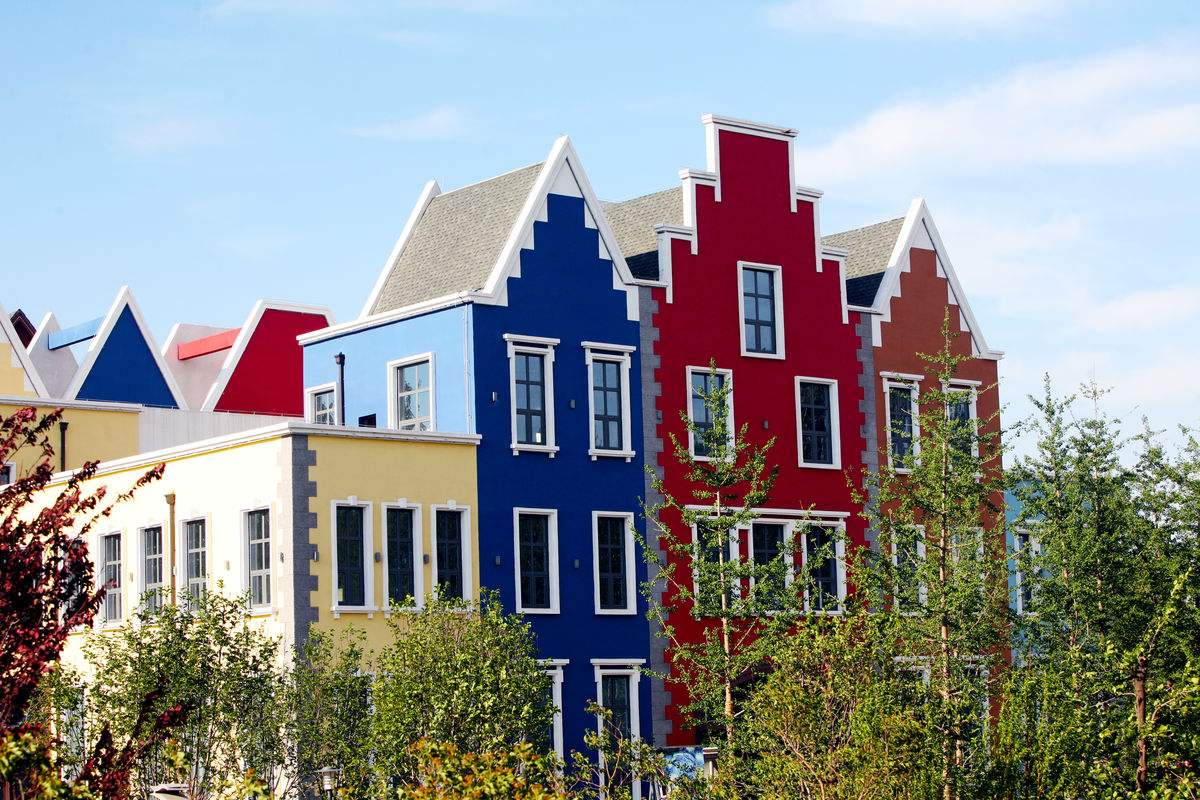
#> input picture opencv/0-Datas/images/test_1.jpg, 1200 x 800 px
$ jupyter execute '图像特征harris和sift.ipynb'
#> lines starting #> are read from the running program, lines starting #| are printed output that depends on the picture; after the words box and inside, x2 and y2 are one past the last pixel; in counts of white or black regions, pixels touching at a corner belong together
[cell 1]
import cv2
import numpy as np

# 图像特征-harris角点检测
<br>

#### 基本原理

#### cv2.cornerHarris()
- img： 数据类型为 ﬂoat32 的入图像
- blockSize： 角点检测中指定区域的大小
- ksize： Sobel求导中使用的窗口大小
- k： 取值参数为 [0,04,0.06]

[cell 2]
img = cv2.imread('../0-Datas/images/test_1.jpg')
#> img is the input picture: shape (800, 1200, 3); mean B, G, R 147.9, 145.9, 142.8
gray = cv2.cvtColor(img, cv2.COLOR_BGR2GRAY)
dst = cv2.cornerHarris(gray, 2, 3, 0.04)
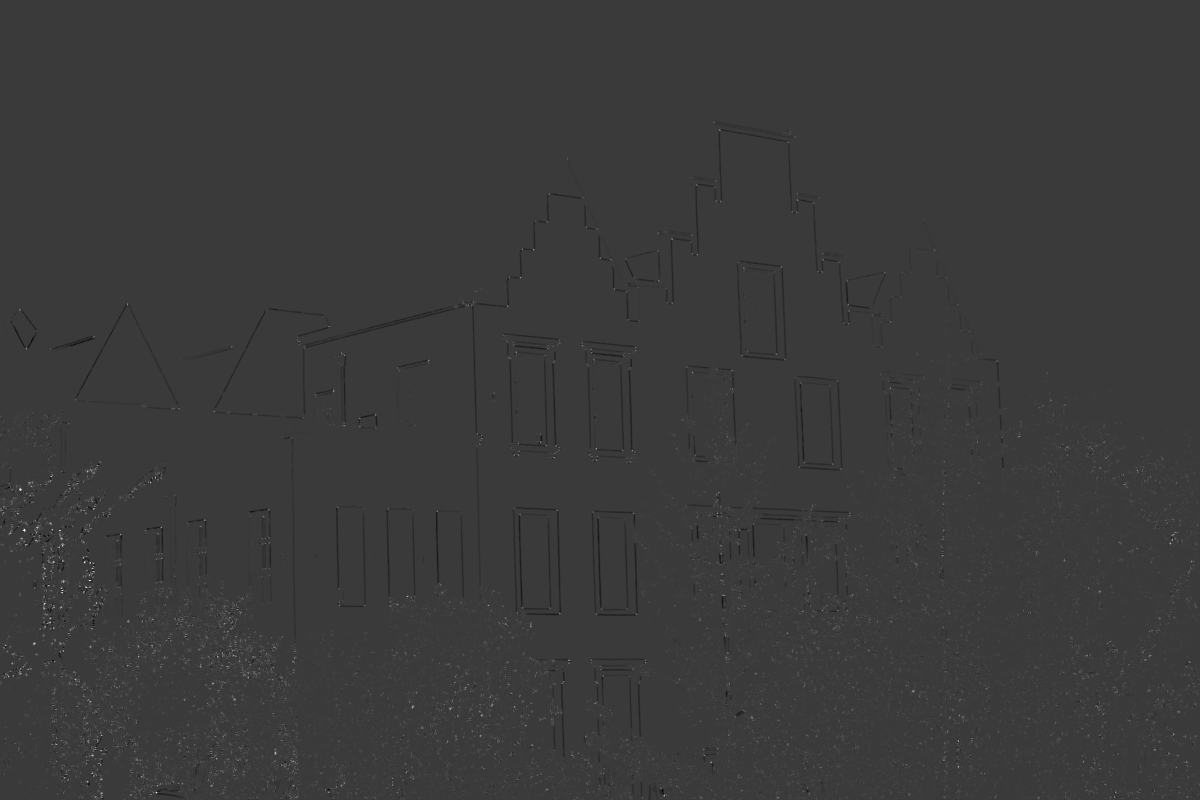
#> dst: shape (800, 1200) float32; min -0.0178, max 0.0596, mean 0.000108; drawn with min black and max white

img[dst>0.01*dst.max()]=[0,0,255]
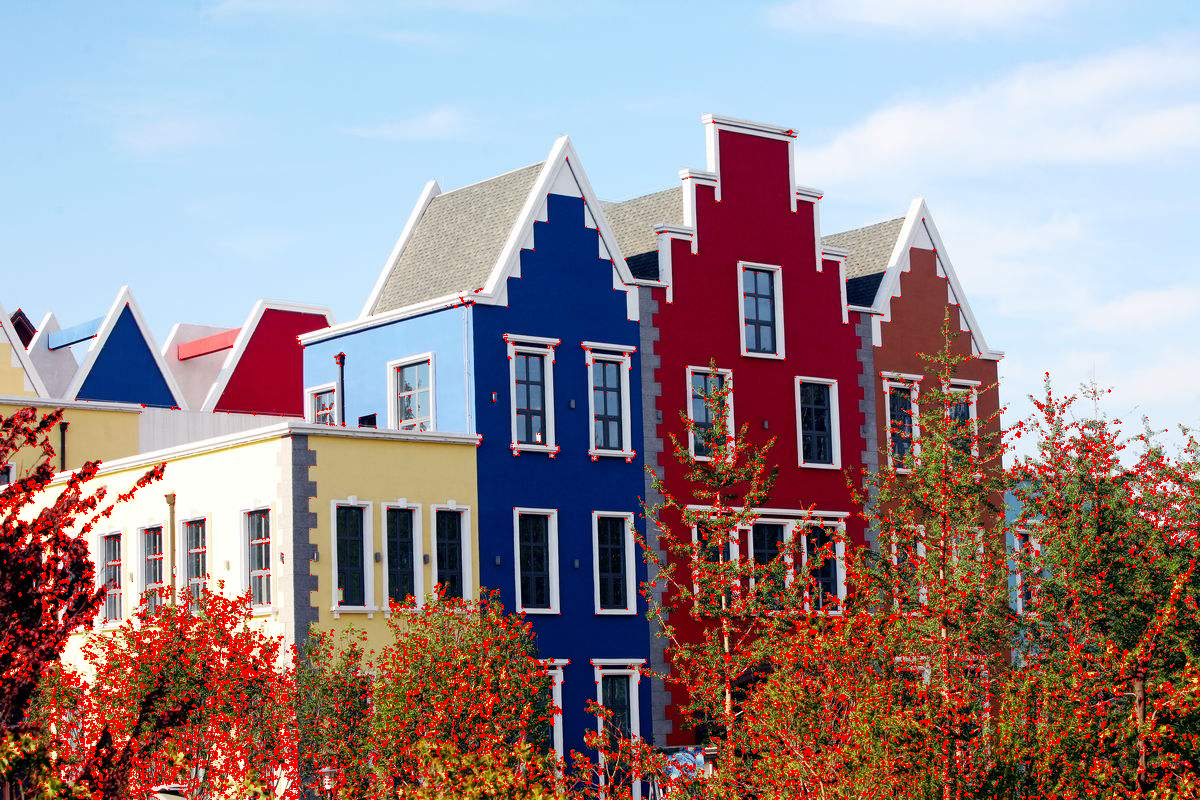
#> img: shape (800, 1200, 3); 7.63% of pixels changed, all inside (x1, y1, x2, y2) = (0, 120, 1200, 800)

cv2.imshow('dst',img)
cv2.waitKey(0)
cv2.destroyAllWindows()

[cell 3]
img = cv2.imread('../0-Datas/images/chessboard.jpg')
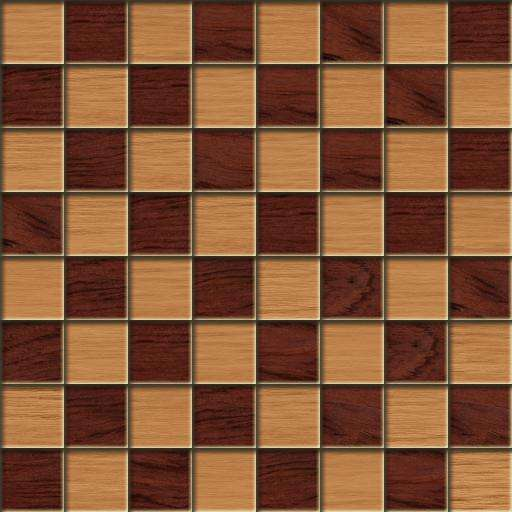
#> input picture opencv/0-Datas/images/chessboard.jpg, 512 x 512 px
#> img is the input picture: shape (512, 512, 3); mean B, G, R 52.5, 82.7, 129.7
gray = cv2.cvtColor(img, cv2.COLOR_BGR2GRAY)
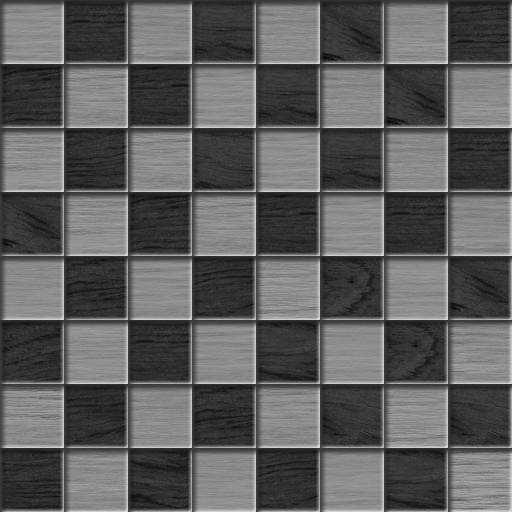
#> gray: shape (512, 512); min 6, max 228, mean 93.3
dst = cv2.cornerHarris(gray, 2, 3, 0.04)
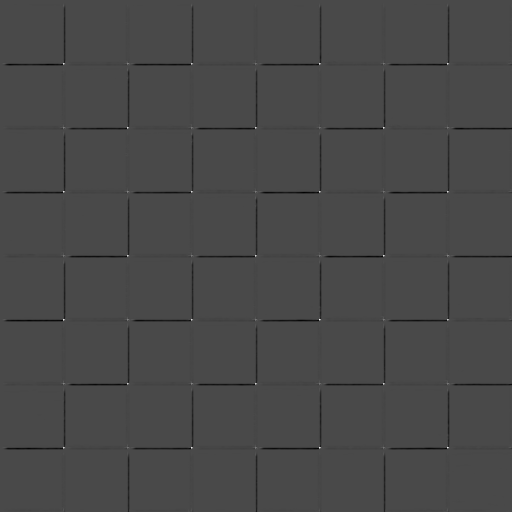
#> dst: shape (512, 512) float32; min -0.00632, max 0.0157, mean -8.21e-05; drawn with min black and max white

img[dst>0.01*dst.max()]=[0,0,255]
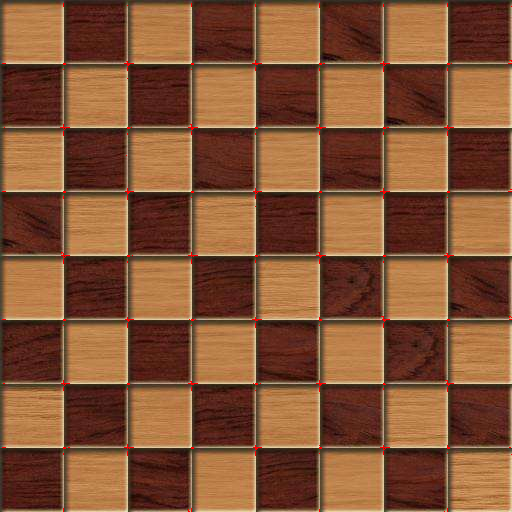
#> img: shape (512, 512, 3); 0.31% of pixels changed, all inside (x1, y1, x2, y2) = (2, 3, 512, 512)

cv2.imshow('dst',img)
cv2.waitKey(0)
cv2.destroyAllWindows()

# Scale Invariant Feature Transform（SIFT）

## 图像尺度空间

在一定的范围内，无论物体是大还是小，人眼都可以分辨出来，然而计算机要有相同的能力却很难，所以要让机器能够对物体在不同尺度下有一个统一的认知，就需要考虑图像在不同的尺度下都存在的特点。

尺度空间的获取通常使用高斯模糊来实现

不同σ的高斯函数决定了对图像的平滑程度，越大的σ值对应的图像越模糊。

### 多分辨率金字塔

### 高斯差分金字塔（DOG）

### DoG空间极值检测

为了寻找尺度空间的极值点，每个像素点要和其图像域（同一尺度空间）和尺度域（相邻的尺度空间）的所有相邻点进行比较，当其大于（或者小于）所有相邻点时，该点就是极值点。如下图所示，中间的检测点要和其所在图像的3×3邻域8个像素点，以及其相邻的上下两层的3×3领域18个像素点，共26个像素点进行比较。

### 关键点的精确定位

这些候选关键点是DOG空间的局部极值点，而且这些极值点均为离散的点，精确定位极值点的一种方法是，对尺度空间DoG函数进行曲线拟合，计算其极值点，从而实现关键点的精确定位。

### 消除边界响应

### 特征点的主方向

每个特征点可以得到三个信息(x,y,σ,θ)，即位置、尺度和方向。具有多个方向的关键点可以被复制成多份，然后将方向值分别赋给复制后的特征点，一个特征点就产生了多个坐标、尺度相等，但是方向不同的特征点。

### 生成特征描述

在完成关键点的梯度计算后，使用直方图统计邻域内像素的梯度和方向。

为了保证特征矢量的旋转不变性，要以特征点为中心，在附近邻域内将坐标轴旋转θ角度，即将坐标轴旋转为特征点的主方向。

旋转之后的主方向为中心取8x8的窗口，求每个像素的梯度幅值和方向，箭头方向代表梯度方向，长度代表梯度幅值，然后利用高斯窗口对其进行加权运算，最后在每个4x4的小块上绘制8个方向的梯度直方图，计算每个梯度方向的累加值，即可形成一个种子点，即每个特征的由4个种子点组成，每个种子点有8个方向的向量信息。

论文中建议对每个关键点使用4x4共16个种子点来描述，这样一个关键点就会产生128维的SIFT特征向量。

### opencv SIFT函数

[cell 4]
img = cv2.imread('../0-Datas/images/test_1.jpg')
gray = cv2.cvtColor(img, cv2.COLOR_BGR2GRAY)

sift = cv2.xfeatures2d.SIFT_create()
kp = sift.detect(gray, None)
#> kp = 6809 keypoints; strongest (x, y, size): (62, 544, 2), (44, 624, 3.1), (52, 605, 2.8), (84, 561, 1.9)

img = cv2.drawKeypoints(gray, kp, img)
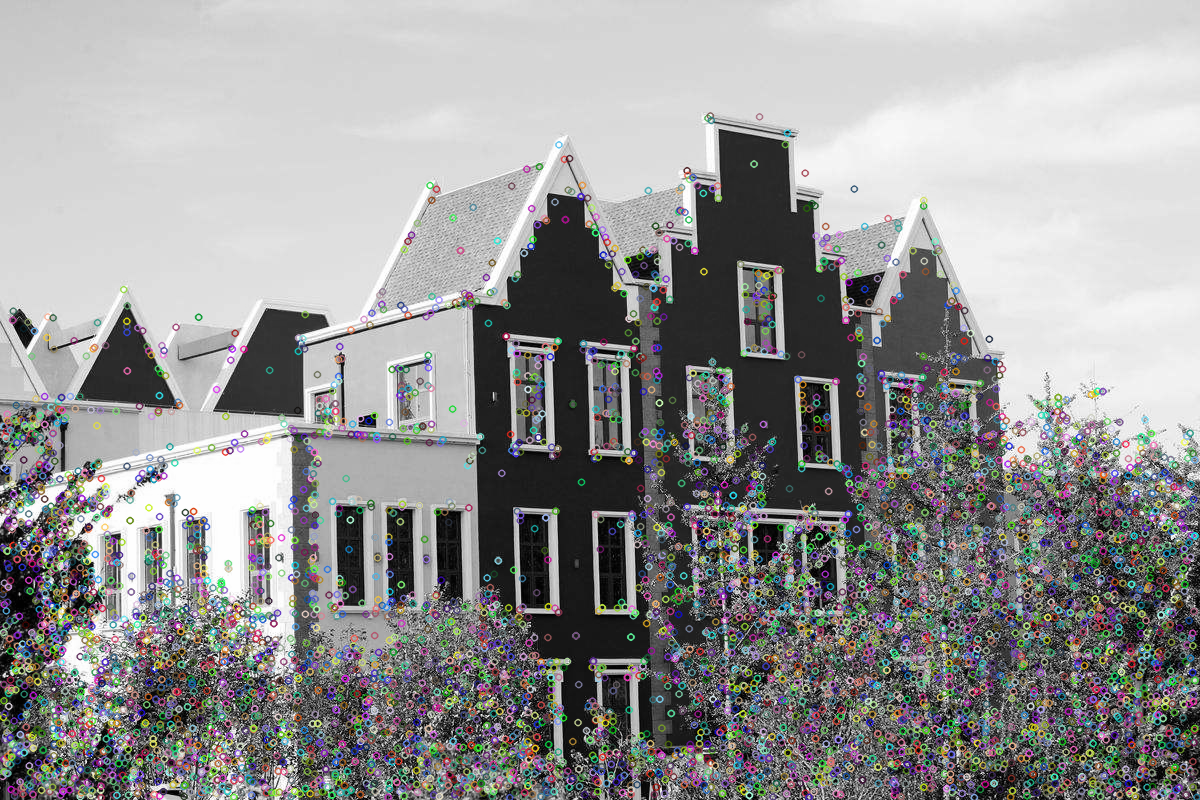
#> img: shape (800, 1200, 3); mean B, G, R 148.3, 148.5, 148.3

cv2.imshow('drawKeypoints', img)
cv2.waitKey(0)
cv2.destroyAllWindows()
